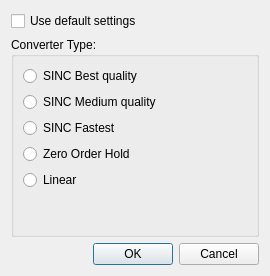
<?xml version="1.0" encoding="UTF-8"?>
<ui version="4.0">
 <class>SRCResamplerSettingsBase</class>
 <widget class="QDialog" name="SRCResamplerSettingsBase">
  <property name="geometry">
   <rect>
    <x>0</x>
    <y>0</y>
    <width>270</width>
    <height>276</height>
   </rect>
  </property>
  <property name="windowTitle">
   <string>SRC Resampler Settings</string>
  </property>
  <layout class="QVBoxLayout" name="verticalLayout">
   <item>
    <widget class="QCheckBox" name="useDefaultSettings">
     <property name="text">
      <string>Use default settings</string>
     </property>
    </widget>
   </item>
   <item>
    <widget class="QGroupBox" name="typeGroup">
     <property name="sizePolicy">
      <sizepolicy hsizetype="Preferred" vsizetype="Expanding">
       <horstretch>0</horstretch>
       <verstretch>0</verstretch>
      </sizepolicy>
     </property>
     <property name="title">
      <string>Converter Type:</string>
     </property>
     <layout class="QVBoxLayout" name="verticalLayout_2">
      <item>
       <widget class="QRadioButton" name="typeSINCBestQuality">
        <property name="text">
         <string>SINC Best quality</string>
        </property>
       </widget>
      </item>
      <item>
       <widget class="QRadioButton" name="typeSINCMedium">
        <property name="text">
         <string>SINC Medium quality</string>
        </property>
       </widget>
      </item>
      <item>
       <widget class="QRadioButton" name="typeSINCFastest">
        <property name="text">
         <string>SINC Fastest</string>
        </property>
       </widget>
      </item>
      <item>
       <widget class="QRadioButton" name="typeZeroOrderHold">
        <property name="text">
         <string>Zero Order Hold</string>
        </property>
       </widget>
      </item>
      <item>
       <widget class="QRadioButton" name="typeLinear">
        <property name="text">
         <string>Linear</string>
        </property>
       </widget>
      </item>
      <item>
       <spacer name="verticalSpacer">
        <property name="orientation">
         <enum>Qt::Vertical</enum>
        </property>
        <property name="sizeHint" stdset="0">
         <size>
          <width>20</width>
          <height>40</height>
         </size>
        </property>
       </spacer>
      </item>
     </layout>
    </widget>
   </item>
   <item>
    <layout class="QHBoxLayout" name="horizontalLayout">
     <item>
      <spacer name="horizontalSpacer">
       <property name="orientation">
        <enum>Qt::Horizontal</enum>
       </property>
       <property name="sizeHint" stdset="0">
        <size>
         <width>40</width>
         <height>20</height>
        </size>
       </property>
      </spacer>
     </item>
     <item>
      <widget class="QPushButton" name="OKButton">
       <property name="sizePolicy">
        <sizepolicy hsizetype="Minimum" vsizetype="Fixed">
         <horstretch>0</horstretch>
         <verstretch>0</verstretch>
        </sizepolicy>
       </property>
       <property name="text">
        <string>OK</string>
       </property>
       <property name="default">
        <bool>true</bool>
       </property>
      </widget>
     </item>
     <item>
      <widget class="QPushButton" name="cancelButton">
       <property name="text">
        <string>Cancel</string>
       </property>
      </widget>
     </item>
    </layout>
   </item>
  </layout>
 </widget>
 <resources/>
 <connections/>
</ui>
